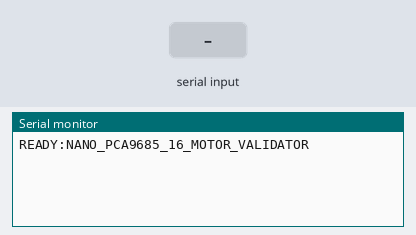
A sketch run on a simulated Arduino Uno, built with avr-gcc and run on an emulated ATmega328P. On the bench: the last lines printed to the serial monitor. The test bench sets the inputs (shaded band).

Above: at 1.2 s.
1.3 s: "ALL:1\n" received over Serial
At 2.0 s:
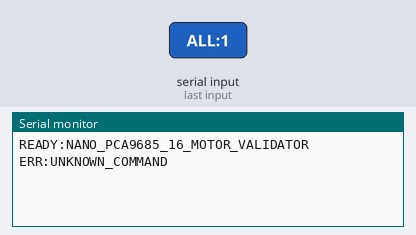
2.8 s: "PING\n" received over Serial
At 3.1 s:
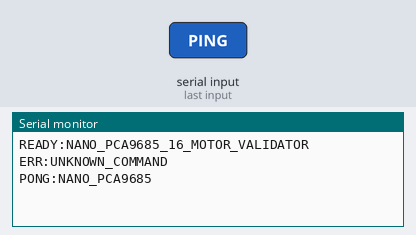
4.3 s: "STOP\n" received over Serial
At 5.5 s:
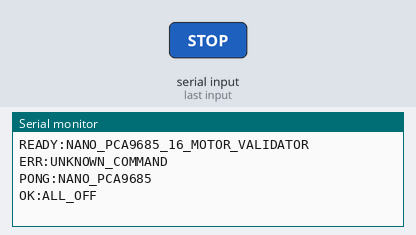
5.8 s: "MOTOR:90\n" received over Serial
At 6.4 s:
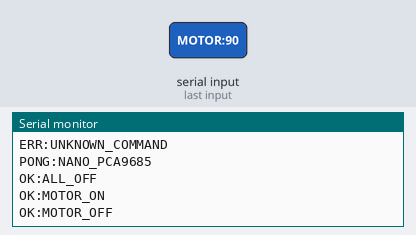
7.3 s: "PATTERN:90\n" received over Serial
At 7.9 s:
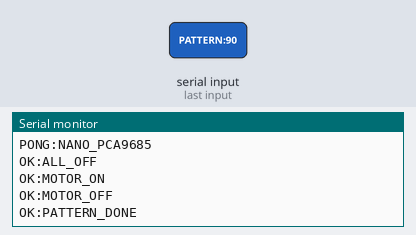

The sketch:

NanoValidationFirmware.ino
```cpp
#include <Wire.h>
#include <Adafruit_PWMServoDriver.h>

Adafruit_PWMServoDriver pca = Adafruit_PWMServoDriver(0x40);

const int NUM_MOTORS = 16;
const int MAX_PWM = 4095;
const bool ACTIVE_LOW = true;

void setMotor(int motor, int intensity) {
  if (motor < 0 || motor >= NUM_MOTORS) return;

  intensity = constrain(intensity, 0, 255);
  int pwmValue = map(intensity, 0, 255, 0, MAX_PWM);

  if (ACTIVE_LOW) {
    pwmValue = MAX_PWM - pwmValue;
  }

  pca.setPWM(motor, 0, pwmValue);
}

void allOff() {
  for (int i = 0; i < NUM_MOTORS; i++) {
    setMotor(i, 0);
  }
}

void allOn(int intensity) {
  for (int i = 0; i < NUM_MOTORS; i++) {
    setMotor(i, intensity);
  }
}

void runPattern(String pattern, int intensity, int durationMs) {
  allOff();

  if (pattern == "ALL") {
    allOn(intensity);
    delay(durationMs);
  } else if (pattern == "ODD") {
    for (int i = 0; i < NUM_MOTORS; i += 2) setMotor(i, intensity);
    delay(durationMs);
  } else if (pattern == "EVEN") {
    for (int i = 1; i < NUM_MOTORS; i += 2) setMotor(i, intensity);
    delay(durationMs);
  } else if (pattern == "FIRST_HALF") {
    for (int i = 0; i < 8; i++) setMotor(i, intensity);
    delay(durationMs);
  } else if (pattern == "SECOND_HALF") {
    for (int i = 8; i < 16; i++) setMotor(i, intensity);
    delay(durationMs);
  } else if (pattern == "SWEEP") {
    int stepDelay = durationMs / NUM_MOTORS;
    if (stepDelay < 50) stepDelay = 50;

    for (int i = 0; i < NUM_MOTORS; i++) {
      allOff();
      setMotor(i, intensity);
      delay(stepDelay);
    }
  }

  allOff();
}

void handleCommand(String cmd) {
  cmd.trim();

  if (cmd == "PING") {
    Serial.println("PONG:NANO_PCA9685");
    return;
  }

  if (cmd == "STOP" || cmd == "ALL_OFF") {
    allOff();
    Serial.println("OK:ALL_OFF");
    return;
  }

  if (cmd.startsWith("MOTOR:")) {
    int p1 = cmd.indexOf(':');
    int p2 = cmd.indexOf(':', p1 + 1);
    int p3 = cmd.indexOf(':', p2 + 1);

    int motor = cmd.substring(p1 + 1, p2).toInt();
    int intensity = cmd.substring(p2 + 1, p3).toInt();
    int durationMs = cmd.substring(p3 + 1).toInt();

    setMotor(motor, intensity);
    Serial.println("OK:MOTOR_ON");
    delay(durationMs);
    setMotor(motor, 0);
    Serial.println("OK:MOTOR_OFF");
    return;
  }

  if (cmd.startsWith("PATTERN:")) {
    int p1 = cmd.indexOf(':');
    int p2 = cmd.indexOf(':', p1 + 1);
    int p3 = cmd.indexOf(':', p2 + 1);

    String pattern = cmd.substring(p1 + 1, p2);
    int intensity = cmd.substring(p2 + 1, p3).toInt();
    int durationMs = cmd.substring(p3 + 1).toInt();

    runPattern(pattern, intensity, durationMs);
    Serial.println("OK:PATTERN_DONE");
    return;
  }

  Serial.println("ERR:UNKNOWN_COMMAND");
}

void setup() {
  Serial.begin(115200);
  Wire.begin(); // Nano uses A4 SDA, A5 SCL

  pca.begin();
  pca.setPWMFreq(1000);

  allOff();

  Serial.println("READY:NANO_PCA9685_16_MOTOR_VALIDATOR");
}

void loop() {
  if (Serial.available()) {
    String cmd = Serial.readStringUntil('\n');
    handleCommand(cmd);
  }
}
```

Measured:
- after the input at 1.3 s, the serial monitor: prints a new line at once (image 1)
- after the input at 2.8 s, the serial monitor: prints a new line at once (image 2)
- after the input at 4.3 s, the serial monitor: prints a new line at once (image 3)
- after the input at 5.8 s, the serial monitor: prints a new line at once (image 4)
- after the input at 7.3 s, the serial monitor: prints a new line at once (image 5)
